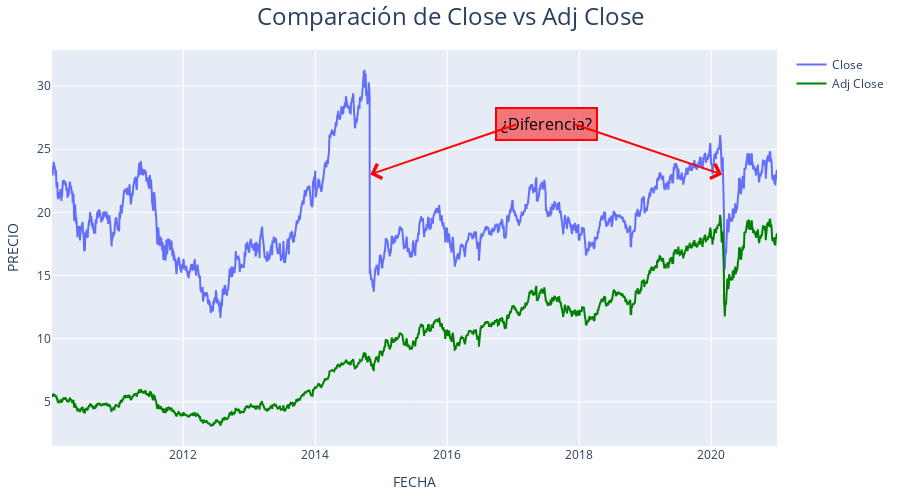

The cell this chart's notebook holds for it:
### Code cell
# Creando la figura con Plotly
fig = go.Figure()

# Agregando la serie 'Close'
fig.add_trace(go.Scatter(x=endesa_OHLC_df.index.values, y=endesa_OHLC_df['Close'],
                    mode='lines',
                    name='Close'))

# Agregando la serie 'Adj Close'
# fig.add_trace(go.Scatter(x=endesa_OHLC_df.index.values, y=endesa_OHLC_df['Adj Close'],
#                     mode='lines',
#                     name='Adj Close'))
fig.add_trace(go.Scatter(x=endesa_OHLC_df.index.values, y=endesa_OHLC_df['Adj Close'],
                    mode='lines',
                    name='Adj Close',
                    line_color='green'))

# Modificando la anotación para el texto "Diferencia"
fig.add_annotation(
    x='2017-07',  # Cambiado a 2017
    y=27,
    xref="x", 
    yref="y",
    text="¿Diferencia?",
    font=dict(size=16, color="black"),  # Tamaño de fuente aumentado y color blanco
    showarrow=False,  # Sin flecha para esta anotación
    bgcolor="rgba(255, 0, 0, 0.5)",  # Rojo pálido con 50% de opacidad
    bordercolor="red",  # Borde rojo
    borderwidth=2,
    borderpad=4
)

# Agregando flechas que parten del recuadro del texto
arrow_properties = dict(
    xref="x", 
    yref="y",
    axref="x", 
    ayref="y",
    text="",  # Sin texto para estas anotaciones
    showarrow=True,
    arrowhead=4,
    arrowsize=1.5,
    arrowwidth=2,
    arrowcolor="red"
)

fig.add_annotation(
    x='2014-11',
    y=23,
    ax='2017-01-25',
    ay=27,
    **arrow_properties
)

fig.add_annotation(
    x='2020-03',
    y=23,
    ax='2017-12',
    ay=27,
    **arrow_properties
)

# Configuración de la figura
# ... [Tu código anterior]

# Configuración de la figura
fig.update_layout(title={'text': 'Comparación de Close vs Adj Close',
                         'x':0.5,
                         'xanchor': 'center'},
                  title_font=dict(size=24),  # Cambio de tamaño de letra del título
                  xaxis_title='FECHA',
                  yaxis_title='PRECIO',
                  height=500,
                  margin=dict(l=40, r=40, t=50, b=40))  # Aumento de la altura de la gráfica

# ... [Resto de tu código]


# Mostrando la figura
fig.show()

### Figure 1 — Plotly figure (JSON) as saved in the notebook; plotly's stock layout.template omitted (floating-point values rounded to 4 significant figures; data arrays with more than 128 entries replaced by an {"elided": "..."} marker saying what was removed)
{"data": [{"mode": "lines", "name": "Close", "type": "scatter", "x": {"elided": "2813 str values"}, "y": {"elided": "2813 float values"}}, {"line": {"color": "green"}, "mode": "lines", "name": "Adj Close", "type": "scatter", "x": {"elided": "2813 str values"}, "y": {"elided": "2813 float values"}}], "layout": {"annotations": [{"bgcolor": "rgba(255, 0, 0, 0.5)", "bordercolor": "red", "borderpad": 4, "borderwidth": 2, "font": {"color": "black", "size": 16}, "showarrow": false, "text": "¿Diferencia?", "x": "2017-07", "xref": "x", "y": 27, "yref": "y"}, {"arrowcolor": "red", "arrowhead": 4, "arrowsize": 1.5, "arrowwidth": 2, "ax": "2017-01-25", "axref": "x", "ay": 27, "ayref": "y", "showarrow": true, "text": "", "x": "2014-11", "xref": "x", "y": 23, "yref": "y"}, {"arrowcolor": "red", "arrowhead": 4, "arrowsize": 1.5, "arrowwidth": 2, "ax": "2017-12", "axref": "x", "ay": 27, "ayref": "y", "showarrow": true, "text": "", "x": "2020-03", "xref": "x", "y": 23, "yref": "y"}], "height": 500, "margin": {"b": 40, "l": 40, "r": 40, "t": 50}, "title": {"font": {"size": 24}, "text": "Comparación de Close vs Adj Close", "x": 0.5, "xanchor": "center"}, "xaxis": {"title": {"text": "FECHA"}}, "yaxis": {"title": {"text": "PRECIO"}}}}
